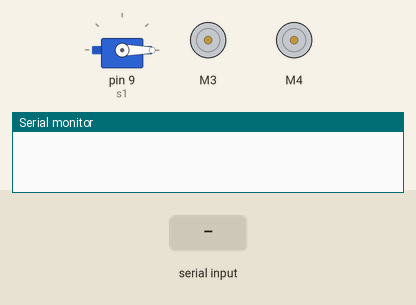
The sketch below on a simulated Arduino Uno, built with avr-gcc and run on an emulated ATmega328P. Shown: servo, 2 × DC motor (green arrow = forward, orange = backward, longer = faster), the last lines printed to the serial monitor. The test bench sets the inputs (shaded band).

Above: at 1.2 s.
1.3 s: "F" received over Serial
At 1.7 s:
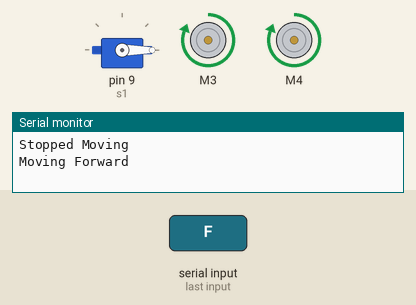
2.8 s: "B" received over Serial
At 4.0 s:
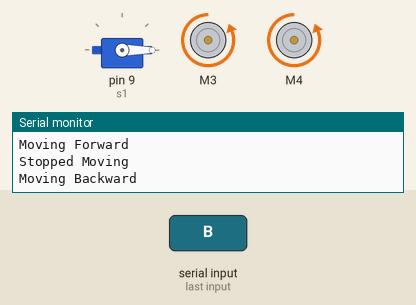
4.3 s: byte 54 ('6') received over Serial
At 5.2 s:
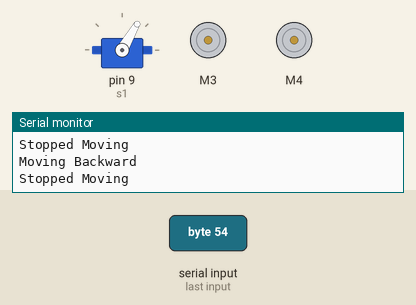
5.8 s: byte 56 ('8') received over Serial
At 6.3 s:
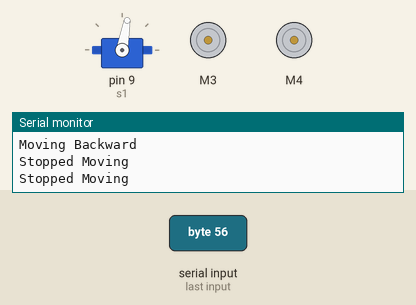
7.3 s: "L" received over Serial
At 8.5 s:
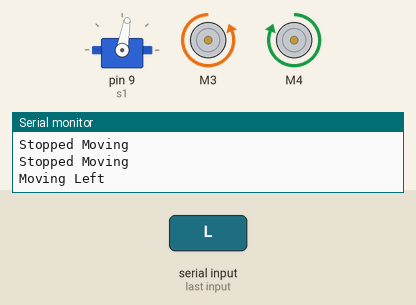
8.8 s: "R" received over Serial
At 9.8 s:
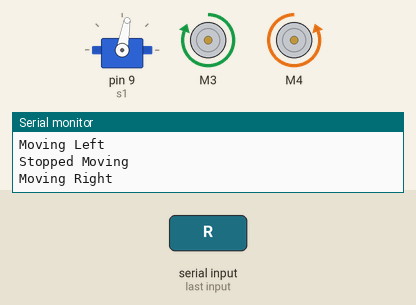
Timing chart, 0 to 11.3 s (numbered marks = the images above; inputs shaded):
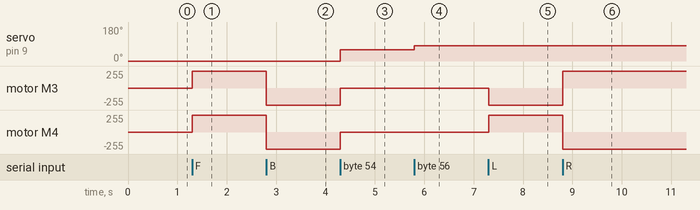

The sketch:

camera_car_robot.ino
```cpp
#include<AFMotor.h> //library for the motor driver handling
#include<Servo.h> //library for servo motor

Servo s1;
//initialize motor pins
//here only two
//here we are writing code for activating the motor 3 and 4 on the arduino motor shield

AF_DCMotor motor3(3);
AF_DCMotor motor4(4);

char command;//the command character received via bluetooth module is stored in the variable command

void setup() {
 //start to read the data transfered via bluetooth module(HC-05 module)
 Serial.begin(9600); //set the baud rate to your bluetooth module
 s1.attach(9);
 s1.write(0);
}

int angle;
void loop() {
  if(Serial.available()>0)//if there is some data comming form the bluetooth module
  {
    angle=0;
    command=Serial.read();//read the command comming via the bluetooth module
    //display the comand received
    //Serial.println(command);
    Stop();//default commnad that means if a command is not provided then stop the motors
    switch(command)
    {
      case 'F':
               forward();
               break;
      case 'B':
              back();
              break;
      case 'L':
              left();
              break;
      case 'R':
             right();
             break;
      case '0':
              angle=0;
              s1.write(angle);
              break;

      case '1':
              angle=10;
              s1.write(angle);
              break;

      case '2':
              angle=20;
              s1.write(angle);
              break;
      case '3':
              angle=30;
              s1.write(angle);
              break;
      case '4':
              angle=40;
              s1.write(angle);
              break;
      case '5':
              angle=50;
              s1.write(angle);
              break;
      case '6':
              angle=60;
              s1.write(angle);
              break;
      case '7':
              angle=70;
              s1.write(angle);
              break;
      case '8':
              angle=80;
              s1.write(angle);
              break;
      case '9':
              angle=90;
              s1.write(angle);
              break;

    }
  }

}


void forward()
{
  Serial.println("Moving Forward");
  motor3.setSpeed(255);
  motor3.run(FORWARD);

  motor4.setSpeed(255);
  motor4.run(FORWARD);
}

void back()
{
  Serial.println("Moving Backward");
  motor3.setSpeed(255);
  motor3.run(BACKWARD);

  motor4.setSpeed(255);
  motor4.run(BACKWARD);

}

void left()
{
  Serial.println("Moving Left");
  motor3.setSpeed(255 );
  motor3.run(BACKWARD);

  motor4.setSpeed(255);
  motor4.run(FORWARD);

}

void right()
{
  Serial.println("Moving Right");
  motor3.setSpeed(255);
  motor3.run(FORWARD);

  motor4.setSpeed(255);
  motor4.run(BACKWARD);
}

void Stop()
{
  Serial.println("Stopped Moving");
  motor3.setSpeed(0);
  motor3.run(RELEASE);

  motor4.setSpeed(0);
  motor4.run(RELEASE);
}
```

Measured:
- after the input at 1.3 s, motor M3, motor M4: stopped → forward 255/255 at once
- after the input at 2.8 s, motor M3, motor M4: forward 255/255 → backward 255/255 at once
- after the input at 4.3 s, servo on pin 9 (s1): 0° → 60° at once; motor M3, motor M4: backward 255/255 → stopped at once
- after the input at 5.8 s, servo on pin 9 (s1): 60° → 80° at once
- after the input at 7.3 s, motor M3: stopped → backward 255/255 at once; motor M4: stopped → forward 255/255 at once
- after the input at 8.8 s, motor M3: backward 255/255 → forward 255/255 at once; motor M4: forward 255/255 → backward 255/255 at once
